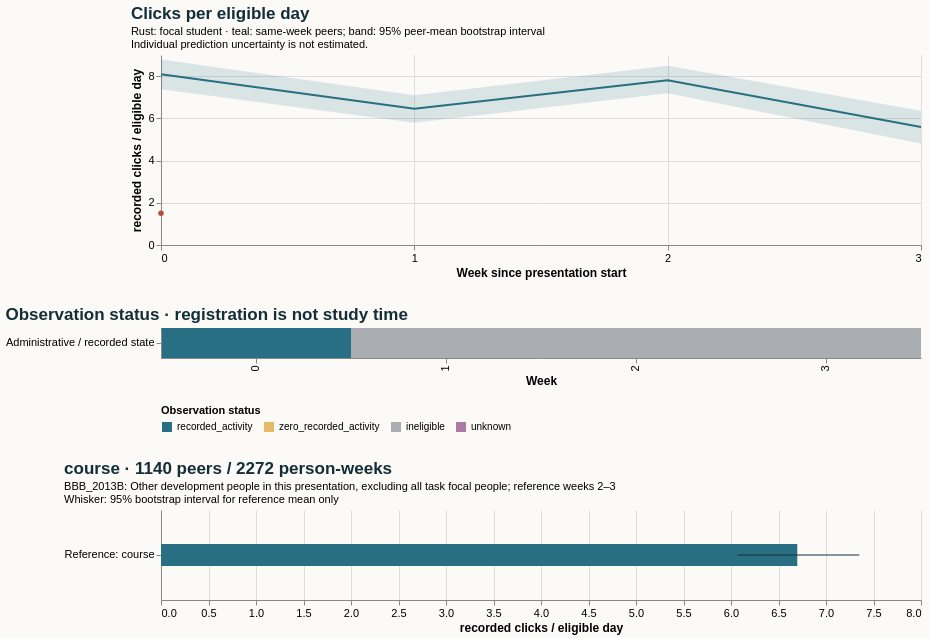

The specification (Vega-Lite) saved for this image:
### Vega-Lite specification from a JSON file in a GitHub repository (floating-point values rounded to 4 significant figures)
{"$schema": "https://vega.github.io/schema/vega-lite/v5.20.1.json", "config": {"axis": {"labelFontSize": 11, "titleFontSize": 12}, "background": "#fbfaf7", "font": "sans-serif", "title": {"anchor": "start", "color": "#142e38", "fontSize": 17, "subtitleFontSize": 11}, "view": {"continuousHeight": 300, "continuousWidth": 300, "stroke": null}}, "datasets": {"data-22c21c2bb82f6622f44afb26972f2f06": [{"hi": null, "lo": null, "series": "Focal: weeks 2–3", "value": null}, {"hi": 7.351, "lo": 6.07, "series": "Reference: course", "value": 6.698}], "data-52b45e554243328ae24db1253aef1c50": [{"end_day": 6, "focal_value": 1.5, "peer_ci_high": 8.79, "peer_ci_low": 7.374, "peer_mean": 8.09, "peer_observations": 1167, "peer_people": 1167, "reference": "course", "unit": "recorded clicks / eligible day", "week": 0}, {"end_day": 13, "focal_value": null, "peer_ci_high": 7.091, "peer_ci_low": 5.789, "peer_mean": 6.449, "peer_observations": 1159, "peer_people": 1159, "reference": "course", "unit": "recorded clicks / eligible day", "week": 1}, {"end_day": 20, "focal_value": null, "peer_ci_high": 8.495, "peer_ci_low": 7.189, "peer_mean": 7.8, "peer_observations": 1140, "peer_people": 1140, "reference": "course", "unit": "recorded clicks / eligible day", "week": 2}, {"end_day": 27, "focal_value": null, "peer_ci_high": 6.354, "peer_ci_low": 4.805, "peer_mean": 5.586, "peer_observations": 1132, "peer_people": 1132, "reference": "course", "unit": "recorded clicks / eligible day", "week": 3}], "data-a9e7cc4ac36105d382ce503f9c255505": [{"eligible_days": 2.0, "end_day": 6, "logging_completeness": "unknown", "observation_status": "recorded_activity", "row": "Administrative / recorded state", "score_status": "withheld_release_time_unknown", "start_day": 0, "value": 1.5, "week": 0}, {"eligible_days": 0.0, "end_day": 13, "logging_completeness": "unknown", "observation_status": "ineligible", "row": "Administrative / recorded state", "score_status": "withheld_release_time_unknown", "start_day": 7, "value": null, "week": 1}, {"eligible_days": 0.0, "end_day": 20, "logging_completeness": "unknown", "observation_status": "ineligible", "row": "Administrative / recorded state", "score_status": "withheld_release_time_unknown", "start_day": 14, "value": null, "week": 2}, {"eligible_days": 0.0, "end_day": 27, "logging_completeness": "unknown", "observation_status": "ineligible", "row": "Administrative / recorded state", "score_status": "withheld_release_time_unknown", "start_day": 21, "value": null, "week": 3}]}, "resolve": {"scale": {"color": "independent"}}, "spacing": 28, "vconcat": [{"data": {"name": "data-52b45e554243328ae24db1253aef1c50"}, "height": 190, "layer": [{"encoding": {"x": {"axis": {"tickMinStep": 1}, "field": "week", "title": "Week since presentation start", "type": "quantitative"}, "y": {"field": "peer_ci_low", "scale": {"zero": true}, "title": "recorded clicks / eligible day", "type": "quantitative"}, "y2": {"field": "peer_ci_high"}}, "mark": {"color": "#286f83", "opacity": 0.16, "type": "area"}}, {"encoding": {"tooltip": [{"field": "week", "type": "quantitative"}, {"field": "peer_mean", "type": "quantitative"}, {"field": "peer_people", "type": "quantitative"}, {"field": "peer_observations", "type": "quantitative"}], "x": {"field": "week", "type": "quantitative"}, "y": {"field": "peer_mean", "type": "quantitative"}}, "mark": {"color": "#286f83", "strokeWidth": 2, "type": "line"}}, {"encoding": {"tooltip": [{"field": "week", "type": "quantitative"}, {"field": "focal_value", "type": "quantitative"}], "x": {"field": "week", "type": "quantitative"}, "y": {"field": "focal_value", "type": "quantitative"}}, "mark": {"color": "#b64c35", "point": {"color": "#b64c35"}, "strokeWidth": 2.5, "type": "line"}}], "title": {"subtitle": ["Rust: focal student · teal: same-week peers; band: 95% peer-mean bootstrap interval", "Individual prediction uncertainty is not estimated."], "text": "Clicks per eligible day"}, "width": 760}, {"data": {"name": "data-a9e7cc4ac36105d382ce503f9c255505"}, "encoding": {"color": {"field": "observation_status", "legend": {"labelLimit": 260, "orient": "bottom"}, "scale": {"domain": ["recorded_activity", "zero_recorded_activity", "ineligible", "unknown"], "range": ["#286f83", "#e4bb64", "#aaaeb3", "#ac78a5"]}, "title": "Observation status", "type": "nominal"}, "tooltip": [{"field": "week", "type": "quantitative"}, {"field": "eligible_days", "type": "quantitative"}, {"field": "observation_status", "type": "nominal"}, {"field": "logging_completeness", "type": "nominal"}], "x": {"field": "week", "title": "Week", "type": "ordinal"}, "y": {"field": "row", "title": null, "type": "nominal"}}, "height": 30, "mark": {"type": "rect"}, "title": "Observation status · registration is not study time", "width": 760}, {"data": {"name": "data-22c21c2bb82f6622f44afb26972f2f06"}, "height": 90, "layer": [{"encoding": {"x": {"field": "value", "scale": {"domain": [0, 7.718], "zero": true}, "title": "recorded clicks / eligible day", "type": "quantitative"}, "y": {"field": "series", "sort": null, "title": null, "type": "nominal"}}, "mark": {"color": "#286f83", "size": 22, "type": "bar"}}, {"encoding": {"x": {"field": "lo", "type": "quantitative"}, "x2": {"field": "hi"}, "y": {"field": "series", "sort": null, "title": null, "type": "nominal"}}, "mark": {"color": "#142e38", "type": "rule"}}], "title": {"subtitle": ["BBB_2013B: Other development people in this presentation, excluding all task focal people; reference weeks 2–3", "Whisker: 95% bootstrap interval for reference mean only"], "text": "course · 1140 peers / 2272 person-weeks"}, "width": 760}]}
